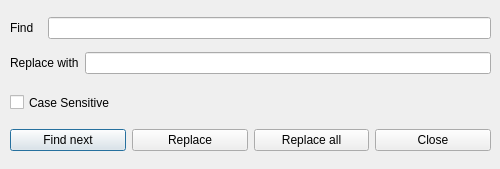
<?xml version="1.0" encoding="UTF-8"?>
<ui version="4.0">
 <class>FindReplace</class>
 <widget class="QDialog" name="FindReplace">
  <property name="geometry">
   <rect>
    <x>0</x>
    <y>0</y>
    <width>500</width>
    <height>169</height>
   </rect>
  </property>
  <property name="acceptDrops">
   <bool>true</bool>
  </property>
  <property name="windowTitle">
   <string>Find and Replace</string>
  </property>
  <property name="modal">
   <bool>true</bool>
  </property>
  <widget class="QCheckBox" name="caseCheckBox">
   <property name="geometry">
    <rect>
     <x>10</x>
     <y>90</y>
     <width>481</width>
     <height>25</height>
    </rect>
   </property>
   <property name="text">
    <string>Case Sensitive</string>
   </property>
  </widget>
  <widget class="QWidget" name="layoutWidget">
   <property name="geometry">
    <rect>
     <x>10</x>
     <y>10</y>
     <width>481</width>
     <height>71</height>
    </rect>
   </property>
   <layout class="QGridLayout" name="Layout_2">
    <item row="0" column="0">
     <widget class="QLabel" name="label">
      <property name="text">
       <string>Find</string>
      </property>
     </widget>
    </item>
    <item row="0" column="1" colspan="2">
     <widget class="QLineEdit" name="findLineEdit"/>
    </item>
    <item row="1" column="0" colspan="2">
     <widget class="QLabel" name="label_2">
      <property name="text">
       <string>Replace with</string>
      </property>
     </widget>
    </item>
    <item row="1" column="2">
     <widget class="QLineEdit" name="replaceLineEdit"/>
    </item>
   </layout>
  </widget>
  <widget class="QWidget" name="layoutWidget">
   <property name="geometry">
    <rect>
     <x>10</x>
     <y>120</y>
     <width>481</width>
     <height>41</height>
    </rect>
   </property>
   <layout class="QHBoxLayout" name="Layout">
    <item>
     <widget class="QPushButton" name="findPushButton">
      <property name="text">
       <string>Find next</string>
      </property>
     </widget>
    </item>
    <item>
     <widget class="QPushButton" name="replacePushButton">
      <property name="text">
       <string>Replace</string>
      </property>
     </widget>
    </item>
    <item>
     <widget class="QPushButton" name="replaceAllPushButton">
      <property name="text">
       <string>Replace all</string>
      </property>
     </widget>
    </item>
    <item>
     <widget class="QPushButton" name="closePushButton">
      <property name="text">
       <string>Close</string>
      </property>
     </widget>
    </item>
   </layout>
  </widget>
 </widget>
 <resources/>
 <connections/>
</ui>
